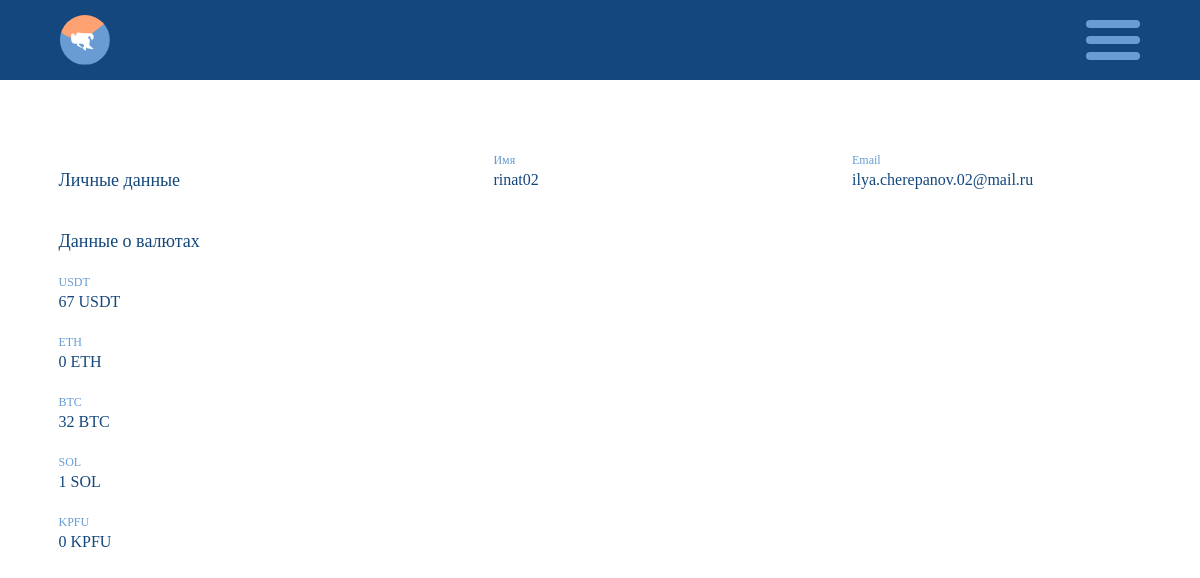
The app's page /users/lk (signed in) with its own data.
### authentication/models.py (models this page shows, shortened)
class User(AbstractBaseUser, PermissionsMixin):
    username = models.CharField(verbose_name='Имя пользователя', max_length=20, unique=True)
    email = models.EmailField(verbose_name='email', unique=True)
    is_staff = models.BooleanField(default=False)
    USDT = models.IntegerField(verbose_name='USDT', default=0)
    BTC = models.IntegerField(verbose_name='BTC', default=0)
    ETH = models.IntegerField(verbose_name='ETH', default=0)
    KPFU = models.IntegerField(verbose_name='KPFU', default=0)
    SOL = models.IntegerField(verbose_name='SOL', default=0)
    USDT_reserved = models.IntegerField(verbose_name='USDT резерв', default=0)
    BTC_reserved = models.IntegerField(verbose_name='BTC резерв', default=0)
    ETH_reserved = models.IntegerField(verbose_name='ETH резерв', default=0)
    KPFU_reserved = models.IntegerField(verbose_name='KPFU резерв', default=0)
    SOL_reserved = models.IntegerField(verbose_name='SOL резерв', default=0)
    USDT_reserved_payed = models.IntegerField(verbose_name='USDT оплаченный резерв', default=0)
    BTC_reserved_payed = models.IntegerField(verbose_name='BTC оплаченный резерв', default=0)
    ETH_reserved_payed = models.IntegerField(verbose_name='ETH оплаченный резерв', default=0)
    KPFU_reserved_payed = models.IntegerField(verbose_name='KPFU оплаченный резерв', default=0)
    SOL_reserved_payed = models.IntegerField(verbose_name='SOL оплаченный резерв', default=0)
    USERNAME_FIELD = 'email'
    REQUIRED_FIELDS = ['username', ]
    objects = CustomUserManager()
    @property
    def balance(self) -> str:
        Course.update_courses()
        _balance = self.USDT + self.USDT_reserved
        for currency in ("BTC", "ETH", "KPFU", "SOL"):
            count = getattr(self, currency) + getattr(self, f'{currency}_reserved')
            price = Course.objects.get(currency=currency).USDT
            _balance += count * price
        return f'{normalize_number(_balance)} USDT'

### courses/models.py (models this page shows, shortened)
class Course(models.Model):
    currency = models.CharField(verbose_name="Валюта", max_length=4)
    time = models.DateTimeField(verbose_name="Дата обновления")
    RUB = models.FloatField(verbose_name='В рублях')
    USDT = models.FloatField(verbose_name='В USDT')
    volume = models.IntegerField(verbose_name='Объём')
    change = models.FloatField(verbose_name='Изменение')
    quote_volume = models.FloatField(verbose_name='Капитализация')
    @classmethod
    def update_courses(cls):
        try:
            if datetime.datetime.now(tz=datetime.timezone(datetime.timedelta(hours=4))) - Course.objects.get(currency='USDT').time > datetime.timedelta(minutes=1, seconds=1, milliseconds=1, microseconds=1):
                data = get_courses_from_api()
                for key, value in data.items():
                    currency = cls.objects.get(currency=key)
                    for inner_key, inner_value in value.items():
                        setattr(currency, inner_key, inner_value)
                        currency.time = datetime.datetime.now(tz=datetime.timezone(datetime.timedelta(hours=4)))
                    currency.save()
                KPFU = cls.objects.get(currency='KPFU')
                KPFU.RUB = 4 * cls.objects.get(currency='USDT').RUB
                KPFU.quote_volume = round(KPFU.volume * KPFU.RUB, 2)
                KPFU.save()
        except:
            pass

### authentication/views.py (the view)
# urls.py: path('lk', views.lk),
def lk(request):
    return render(
                request=request,
                template_name="authentication/lk.html",
                context={'currencies': services.get_user_data(request.user), 'lk': True})

### authentication/services.py (called while the page is built)
def get_user_data(user: User) -> list:
    currencies = ("USDT", "ETH", "BTC", "SOL", "KPFU")
    data = []
    for currency in currencies:
        data.append({
        'name': currency,
        'value': f'''{getattr(user, currency) + getattr(user, f"{currency}_reserved")} {currency}{f" ({getattr(user, f'{currency}_reserved')} в резерве)" if getattr(user, f"{currency}_reserved")  else ""}''',
    })
    return data

### common_utils.py (called while the page is built)
def normalize_number(number: float) -> str:
    litter = ''
    if number > 1000:
        number /= 1000
        litter = 'К'
        if number > 1000:
            number /= 1000
            litter = 'М'
    return f'{round(number, 1)} {litter}'

### courses/services.py (called while the page is built, shortened)
def get_courses_from_api() -> dict:
    client = Spot()
    response = client.ticker_24hr(
        symbol=None,
        symbols=[
            "USDTRUB",
            "BTCRUB",
            "ETHRUB",
            "SOLRUB",
            "BTCUSDT",
            "ETHUSDT",
            "SOLUSDT"
        ],
        type="FULL"
    )
    data = {
        'USDT': {'USDT': 1},
        'BTC': {},
        'ETH': {},
        'SOL': {}
        }
    return data

### templates/authentication/lk.html (shortened to what this page needs)
{% extends 'base.html' %}
{% block content %}
    <div class="inner-content" id="p2p-content">
        <div id="post-info" style="width: 90%; margin-top: 30px; display: flex; justify-content: space-between;">
            <div id="post-info-data">
                <h1 style="text-align: left;">Личные данные</h1>
                <div class="post-info-row">
                    <span class="info-name">
                        Имя
                    </span>
                    <span class="info-text">
                        {{ user.username }}
                    </span>
                </div>
                <div class="post-info-row">
                    <span class="info-name">
                        Email
                    </span>
                    <span class="info-text">
                        {{ user.email }}
                    </span>
                </div>
            </div>
            <div id="post-info-actions">
                <h1 style="text-align: left;">Данные о валютах</h1>
                {% for currency in currencies %}
                    <div class="post-info-row">
                        <span class="info-name">
                            {{ currency.name }}
                        </span>
                        <span class="info-text">
                            {{ currency.value }}
                        </span>
                    </div>
                {% endfor %}
            </div>
        </div>
    </div>
{% endblock %}

### static/css/style.css (style rules this page uses)
body { color: #6ecddd; font-family: 'Montserrat'; font-size: 1vw; text-align: center; width: 100vw; overflow-x: hidden; padding: 0; margin: 0; z-index: 0; margin-top: 200px; overflow-y: hidden; height: calc(100vh - 240px); margin-bottom: 40px; }
h1 { font-family: 'Montserrat'; font-style: normal; font-weight: 400; font-size: 30px; line-height: 37px; color: #14477D; }
.inner-content { padding-left: 5%; padding-top: 30px; width: 73%; height: fit-content; margin-bottom: 10px; }

### static/css/style_mobile.css (style rules this page uses)
@media (max-width:1200px) { body { margin-top:80px; height: calc(100vh - 80px); } }
@media (max-width:1200px) { h1 { font-size: 18px; } }
@media (max-width:1200px) { .inner-content { padding: 0; width: 95%; } }

### static/css/p2p.css (style rules this page uses)
#post-info { display: flex; width: 100%; min-width: 450px; justify-content: space-between; }
.post-info-row, .new-post-info-row, .order-info-row { align-items: flex-start; display: flex; flex-direction: column; margin-bottom: 20px; }
.info-name { font-family: 'Montserrat'; font-style: normal; font-weight: 400; font-size: 20px; line-height: 24px; color: #689CD2; }
.info-text { font-family: 'Montserrat'; font-style: normal; font-weight: 400; font-size: 30px; line-height: 37px; color: #14477D; }

### static/css/p2p_mobile.css (style rules this page uses)
@media (max-width: 1200px) { .post-info-row, .new-post-info-row, .order-info-row { align-items: flex-start; display: flex; flex-direction: column; margin-bottom: 20px; } }
@media (max-width: 1200px) { .info-name { font-size: 12px; line-height: 20px; } }
@media (max-width: 1200px) { .info-text { font-size: 16px; line-height: 20px; } }
@media (max-width: 1200px) { #post-info { flex-direction: column; min-width: auto; } }
@media (max-width: 1200px) { #post-info-data { display: flex; justify-content: space-between; flex-direction: row; } }
@media (max-width: 1200px) { #post-info-actions { width: 210px; width: fit-content; } }

### records on screen
User: username "rinat02", email "ilya.cherepanov.02@mail.ru"
Course: name "USDT", value "67 USDT"
Course: name "ETH", value "0 ETH"
Course: name "BTC", value "32 BTC"
Course: name "SOL", value "1 SOL"
Course: name "KPFU", value "0 KPFU"
